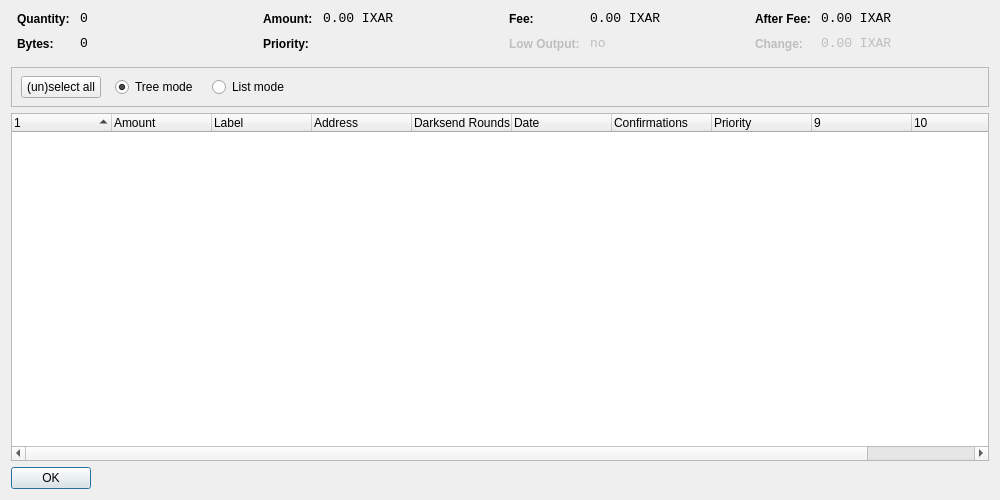
<?xml version="1.0" encoding="UTF-8"?>
<ui version="4.0">
 <class>CoinControlDialog</class>
 <widget class="QDialog" name="CoinControlDialog">
  <property name="geometry">
   <rect>
    <x>0</x>
    <y>0</y>
    <width>1000</width>
    <height>500</height>
   </rect>
  </property>
  <property name="windowTitle">
   <string>Coin Control</string>
  </property>
  <layout class="QVBoxLayout" name="verticalLayout">
   <item>
    <layout class="QHBoxLayout" name="horizontalLayoutTop" stretch="0,0,0,0">
     <property name="topMargin">
      <number>0</number>
     </property>
     <property name="bottomMargin">
      <number>10</number>
     </property>
     <item>
      <layout class="QFormLayout" name="formLayoutCoinControl1">
       <property name="horizontalSpacing">
        <number>10</number>
       </property>
       <property name="verticalSpacing">
        <number>10</number>
       </property>
       <property name="leftMargin">
        <number>6</number>
       </property>
       <property name="rightMargin">
        <number>6</number>
       </property>
       <item row="0" column="0">
        <widget class="QLabel" name="labelCoinControlQuantityText">
         <property name="styleSheet">
          <string notr="true">font-weight:bold;</string>
         </property>
         <property name="text">
          <string>Quantity:</string>
         </property>
        </widget>
       </item>
       <item row="0" column="1">
        <widget class="QLabel" name="labelCoinControlQuantity">
         <property name="font">
          <font>
           <family>Monospace</family>
           <pointsize>10</pointsize>
          </font>
         </property>
         <property name="cursor">
          <cursorShape>IBeamCursor</cursorShape>
         </property>
         <property name="contextMenuPolicy">
          <enum>Qt::ActionsContextMenu</enum>
         </property>
         <property name="text">
          <string notr="true">0</string>
         </property>
         <property name="textInteractionFlags">
          <set>Qt::LinksAccessibleByMouse|Qt::TextSelectableByKeyboard|Qt::TextSelectableByMouse</set>
         </property>
        </widget>
       </item>
       <item row="1" column="0">
        <widget class="QLabel" name="labelCoinControlBytesText">
         <property name="styleSheet">
          <string notr="true">font-weight:bold;</string>
         </property>
         <property name="text">
          <string>Bytes:</string>
         </property>
        </widget>
       </item>
       <item row="1" column="1">
        <widget class="QLabel" name="labelCoinControlBytes">
         <property name="font">
          <font>
           <family>Monospace</family>
           <pointsize>10</pointsize>
          </font>
         </property>
         <property name="cursor">
          <cursorShape>IBeamCursor</cursorShape>
         </property>
         <property name="contextMenuPolicy">
          <enum>Qt::ActionsContextMenu</enum>
         </property>
         <property name="text">
          <string notr="true">0</string>
         </property>
         <property name="textInteractionFlags">
          <set>Qt::LinksAccessibleByMouse|Qt::TextSelectableByKeyboard|Qt::TextSelectableByMouse</set>
         </property>
        </widget>
       </item>
      </layout>
     </item>
     <item>
      <layout class="QFormLayout" name="formLayoutCoinControl2">
       <property name="horizontalSpacing">
        <number>10</number>
       </property>
       <property name="verticalSpacing">
        <number>10</number>
       </property>
       <property name="leftMargin">
        <number>6</number>
       </property>
       <property name="rightMargin">
        <number>6</number>
       </property>
       <item row="0" column="0">
        <widget class="QLabel" name="labelCoinControlAmountText">
         <property name="styleSheet">
          <string notr="true">font-weight:bold;</string>
         </property>
         <property name="text">
          <string>Amount:</string>
         </property>
        </widget>
       </item>
       <item row="0" column="1">
        <widget class="QLabel" name="labelCoinControlAmount">
         <property name="font">
          <font>
           <family>Monospace</family>
           <pointsize>10</pointsize>
          </font>
         </property>
         <property name="cursor">
          <cursorShape>IBeamCursor</cursorShape>
         </property>
         <property name="contextMenuPolicy">
          <enum>Qt::ActionsContextMenu</enum>
         </property>
         <property name="text">
          <string notr="true">0.00 IXAR</string>
         </property>
         <property name="textInteractionFlags">
          <set>Qt::LinksAccessibleByMouse|Qt::TextSelectableByKeyboard|Qt::TextSelectableByMouse</set>
         </property>
        </widget>
       </item>
       <item row="1" column="0">
        <widget class="QLabel" name="labelCoinControlPriorityText">
         <property name="styleSheet">
          <string notr="true">font-weight:bold;</string>
         </property>
         <property name="text">
          <string>Priority:</string>
         </property>
        </widget>
       </item>
       <item row="1" column="1">
        <widget class="QLabel" name="labelCoinControlPriority">
         <property name="font">
          <font>
           <family>Monospace</family>
           <pointsize>10</pointsize>
          </font>
         </property>
         <property name="cursor">
          <cursorShape>IBeamCursor</cursorShape>
         </property>
         <property name="contextMenuPolicy">
          <enum>Qt::ActionsContextMenu</enum>
         </property>
         <property name="text">
          <string/>
         </property>
         <property name="textInteractionFlags">
          <set>Qt::LinksAccessibleByMouse|Qt::TextSelectableByKeyboard|Qt::TextSelectableByMouse</set>
         </property>
        </widget>
       </item>
      </layout>
     </item>
     <item>
      <layout class="QFormLayout" name="formLayoutCoinControl3">
       <property name="horizontalSpacing">
        <number>10</number>
       </property>
       <property name="verticalSpacing">
        <number>10</number>
       </property>
       <property name="leftMargin">
        <number>6</number>
       </property>
       <property name="rightMargin">
        <number>6</number>
       </property>
       <item row="0" column="0">
        <widget class="QLabel" name="labelCoinControlFeeText">
         <property name="styleSheet">
          <string notr="true">font-weight:bold;</string>
         </property>
         <property name="text">
          <string>Fee:</string>
         </property>
        </widget>
       </item>
       <item row="0" column="1">
        <widget class="QLabel" name="labelCoinControlFee">
         <property name="font">
          <font>
           <family>Monospace</family>
           <pointsize>10</pointsize>
          </font>
         </property>
         <property name="cursor">
          <cursorShape>IBeamCursor</cursorShape>
         </property>
         <property name="contextMenuPolicy">
          <enum>Qt::ActionsContextMenu</enum>
         </property>
         <property name="text">
          <string notr="true">0.00 IXAR</string>
         </property>
         <property name="textInteractionFlags">
          <set>Qt::LinksAccessibleByMouse|Qt::TextSelectableByKeyboard|Qt::TextSelectableByMouse</set>
         </property>
        </widget>
       </item>
       <item row="1" column="0">
        <widget class="QLabel" name="labelCoinControlLowOutputText">
         <property name="enabled">
          <bool>false</bool>
         </property>
         <property name="styleSheet">
          <string notr="true">font-weight:bold;</string>
         </property>
         <property name="text">
          <string>Low Output:</string>
         </property>
        </widget>
       </item>
       <item row="1" column="1">
        <widget class="QLabel" name="labelCoinControlLowOutput">
         <property name="enabled">
          <bool>false</bool>
         </property>
         <property name="font">
          <font>
           <family>Monospace</family>
           <pointsize>10</pointsize>
          </font>
         </property>
         <property name="cursor">
          <cursorShape>IBeamCursor</cursorShape>
         </property>
         <property name="contextMenuPolicy">
          <enum>Qt::ActionsContextMenu</enum>
         </property>
         <property name="text">
          <string notr="true">no</string>
         </property>
         <property name="textInteractionFlags">
          <set>Qt::LinksAccessibleByMouse|Qt::TextSelectableByKeyboard|Qt::TextSelectableByMouse</set>
         </property>
        </widget>
       </item>
      </layout>
     </item>
     <item>
      <layout class="QFormLayout" name="formLayoutCoinControl4">
       <property name="horizontalSpacing">
        <number>10</number>
       </property>
       <property name="verticalSpacing">
        <number>10</number>
       </property>
       <property name="leftMargin">
        <number>6</number>
       </property>
       <property name="rightMargin">
        <number>6</number>
       </property>
       <item row="0" column="0">
        <widget class="QLabel" name="labelCoinControlAfterFeeText">
         <property name="styleSheet">
          <string notr="true">font-weight:bold;</string>
         </property>
         <property name="text">
          <string>After Fee:</string>
         </property>
        </widget>
       </item>
       <item row="0" column="1">
        <widget class="QLabel" name="labelCoinControlAfterFee">
         <property name="font">
          <font>
           <family>Monospace</family>
           <pointsize>10</pointsize>
          </font>
         </property>
         <property name="cursor">
          <cursorShape>IBeamCursor</cursorShape>
         </property>
         <property name="contextMenuPolicy">
          <enum>Qt::ActionsContextMenu</enum>
         </property>
         <property name="text">
          <string notr="true">0.00 IXAR</string>
         </property>
         <property name="textInteractionFlags">
          <set>Qt::LinksAccessibleByMouse|Qt::TextSelectableByKeyboard|Qt::TextSelectableByMouse</set>
         </property>
        </widget>
       </item>
       <item row="1" column="0">
        <widget class="QLabel" name="labelCoinControlChangeText">
         <property name="enabled">
          <bool>false</bool>
         </property>
         <property name="styleSheet">
          <string notr="true">font-weight:bold;</string>
         </property>
         <property name="text">
          <string>Change:</string>
         </property>
        </widget>
       </item>
       <item row="1" column="1">
        <widget class="QLabel" name="labelCoinControlChange">
         <property name="enabled">
          <bool>false</bool>
         </property>
         <property name="font">
          <font>
           <family>Monospace</family>
           <pointsize>10</pointsize>
          </font>
         </property>
         <property name="cursor">
          <cursorShape>IBeamCursor</cursorShape>
         </property>
         <property name="contextMenuPolicy">
          <enum>Qt::ActionsContextMenu</enum>
         </property>
         <property name="text">
          <string notr="true">0.00 IXAR</string>
         </property>
         <property name="textInteractionFlags">
          <set>Qt::LinksAccessibleByMouse|Qt::TextSelectableByKeyboard|Qt::TextSelectableByMouse</set>
         </property>
        </widget>
       </item>
      </layout>
     </item>
    </layout>
   </item>
   <item>
    <widget class="QFrame" name="frame">
     <property name="minimumSize">
      <size>
       <width>0</width>
       <height>40</height>
      </size>
     </property>
     <property name="frameShape">
      <enum>QFrame::StyledPanel</enum>
     </property>
     <property name="frameShadow">
      <enum>QFrame::Sunken</enum>
     </property>
     <widget class="QWidget" name="horizontalLayoutWidget">
      <property name="geometry">
       <rect>
        <x>10</x>
        <y>0</y>
        <width>781</width>
        <height>41</height>
       </rect>
      </property>
      <layout class="QHBoxLayout" name="horizontalLayoutPanel" stretch="0,0,0,0,0">
       <property name="spacing">
        <number>14</number>
       </property>
       <item>
        <widget class="QPushButton" name="pushButtonSelectAll">
         <property name="sizePolicy">
          <sizepolicy hsizetype="Maximum" vsizetype="Fixed">
           <horstretch>0</horstretch>
           <verstretch>0</verstretch>
          </sizepolicy>
         </property>
         <property name="text">
          <string>(un)select all</string>
         </property>
        </widget>
       </item>
       <item>
        <widget class="QRadioButton" name="radioTreeMode">
         <property name="sizePolicy">
          <sizepolicy hsizetype="Maximum" vsizetype="Fixed">
           <horstretch>0</horstretch>
           <verstretch>0</verstretch>
          </sizepolicy>
         </property>
         <property name="text">
          <string>Tree mode</string>
         </property>
         <property name="checked">
          <bool>true</bool>
         </property>
        </widget>
       </item>
       <item>
        <widget class="QRadioButton" name="radioListMode">
         <property name="sizePolicy">
          <sizepolicy hsizetype="Maximum" vsizetype="Fixed">
           <horstretch>0</horstretch>
           <verstretch>0</verstretch>
          </sizepolicy>
         </property>
         <property name="text">
          <string>List mode</string>
         </property>
        </widget>
       </item>
       <item>
        <spacer name="horizontalSpacer">
         <property name="orientation">
          <enum>Qt::Horizontal</enum>
         </property>
         <property name="sizeHint" stdset="0">
          <size>
           <width>40</width>
           <height>20</height>
          </size>
         </property>
        </spacer>
       </item>
      </layout>
     </widget>
    </widget>
   </item>
   <item>
    <widget class="CoinControlTreeWidget" name="treeWidget">
     <property name="contextMenuPolicy">
      <enum>Qt::CustomContextMenu</enum>
     </property>
     <property name="sortingEnabled">
      <bool>false</bool>
     </property>
     <property name="columnCount">
      <number>11</number>
     </property>
     <attribute name="headerShowSortIndicator" stdset="0">
      <bool>true</bool>
     </attribute>
     <attribute name="headerStretchLastSection">
      <bool>false</bool>
     </attribute>
     <column>
      <property name="text">
       <string/>
      </property>
     </column>
     <column>
      <property name="text">
       <string>Amount</string>
      </property>
     </column>
     <column>
      <property name="text">
       <string>Label</string>
      </property>
     </column>
     <column>
      <property name="text">
       <string>Address</string>
      </property>
     </column>
     <column>
      <property name="text">
       <string>Darksend Rounds</string>
      </property>
    </column>
     <column>
      <property name="text">
       <string>Date</string>
      </property>
     </column>
     <column>
      <property name="text">
       <string>Confirmations</string>
      </property>
      <property name="toolTip">
       <string>Confirmed</string>
      </property>
     </column>
     <column>
      <property name="text">
       <string>Priority</string>
      </property>
     </column>
     <column>
      <property name="text">
       <string/>
      </property>
     </column>
     <column>
      <property name="text">
       <string/>
      </property>
     </column>
     <column>
      <property name="text">
       <string/>
      </property>
     </column>
     <column>
      <property name="text">
       <string/>
      </property>
     </column>
    </widget>
   </item>
   <item>
    <widget class="QDialogButtonBox" name="buttonBox">
     <property name="sizePolicy">
      <sizepolicy hsizetype="Maximum" vsizetype="Fixed">
       <horstretch>0</horstretch>
       <verstretch>0</verstretch>
      </sizepolicy>
     </property>
     <property name="orientation">
      <enum>Qt::Horizontal</enum>
     </property>
     <property name="standardButtons">
      <set>QDialogButtonBox::Ok</set>
     </property>
    </widget>
   </item>
  </layout>
 </widget>
 <customwidgets>
  <customwidget>
   <class>CoinControlTreeWidget</class>
   <extends>QTreeWidget</extends>
   <header>coincontroltreewidget.h</header>
  </customwidget>
 </customwidgets>
 <resources/>
 <connections/>
</ui>
